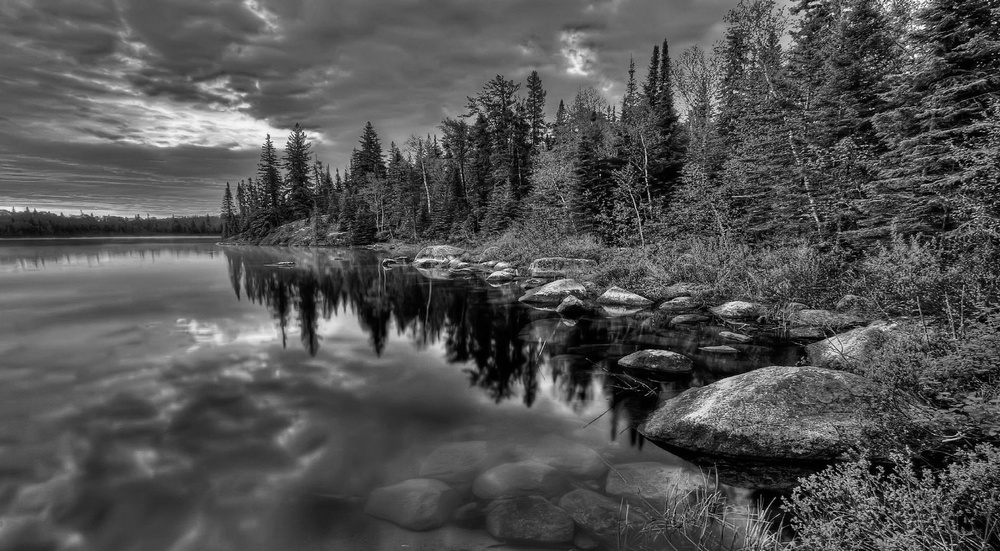
#> input picture 3lab/images/lake_grayscale.jpg, 1000 x 551 px, shrunk from 1896 x 1045 before the run, found by its file name
$ python roberts.py
#> lines starting #> are read from the running program, lines starting #| are printed output that depends on the picture
import cv2 as cv
import numpy as np

# Reading image
img_path = "C:/denFiles/git/technical-vision/3lab/images/"
img_name = "lake_grayscale.jpg"
img = cv.imread(img_path + img_name, cv.IMREAD_GRAYSCALE)
#> img is the input picture: shape (551, 1000); min 0, max 255, mean 82
n_rows, n_cols = img.shape[:2]
#> n_rows = 551; n_cols = 1000

# Set parameters
g_x = np.array([[1, -1], [0, 0]])
g_y = np.array([[1, 0], [-1, 0]])

# Convert to float
img = img.astype(np.float32) / 255

# Apply filtering
img_x = cv.filter2D(img, -1, g_x, borderType=cv.BORDER_REFLECT)
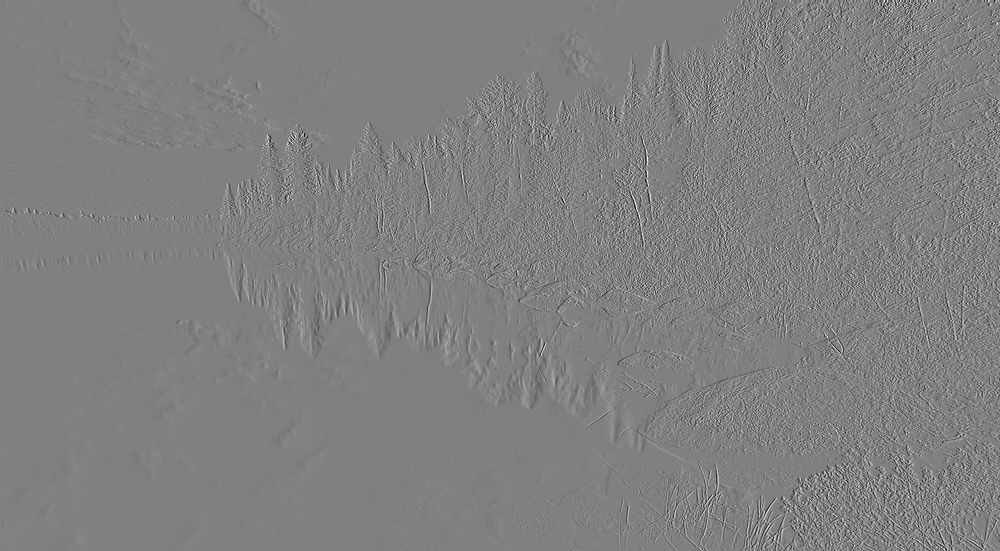
#> img_x: shape (551, 1000) float32; min -0.69, max 0.678, mean 0.000131; drawn with min black and max white
img_y = cv.filter2D(img, -1, g_y, borderType=cv.BORDER_REFLECT)
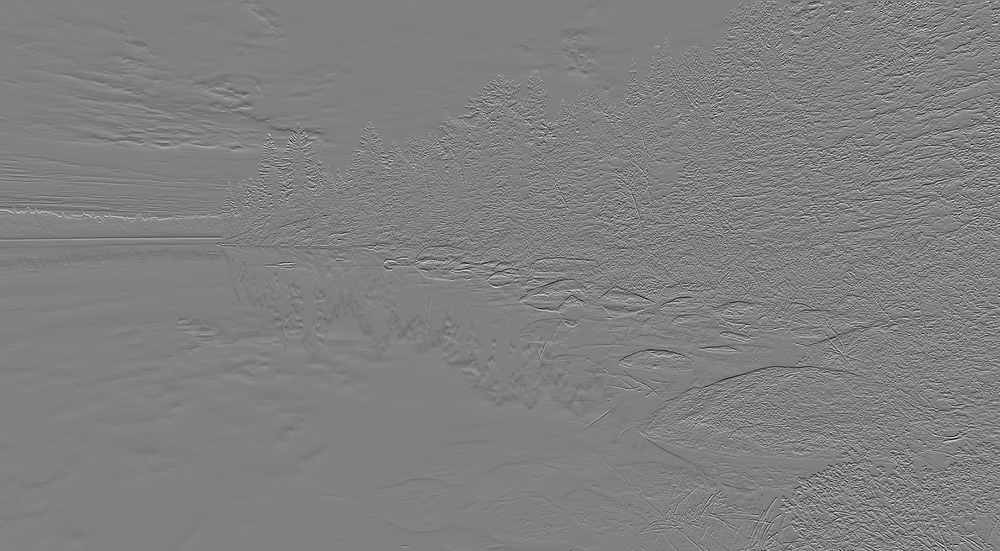
#> img_y: shape (551, 1000) float32; min -0.757, max 0.745, mean 0.000276; drawn with min black and max white

# Calc magnitude
img_res = cv.magnitude(img_x, img_y)
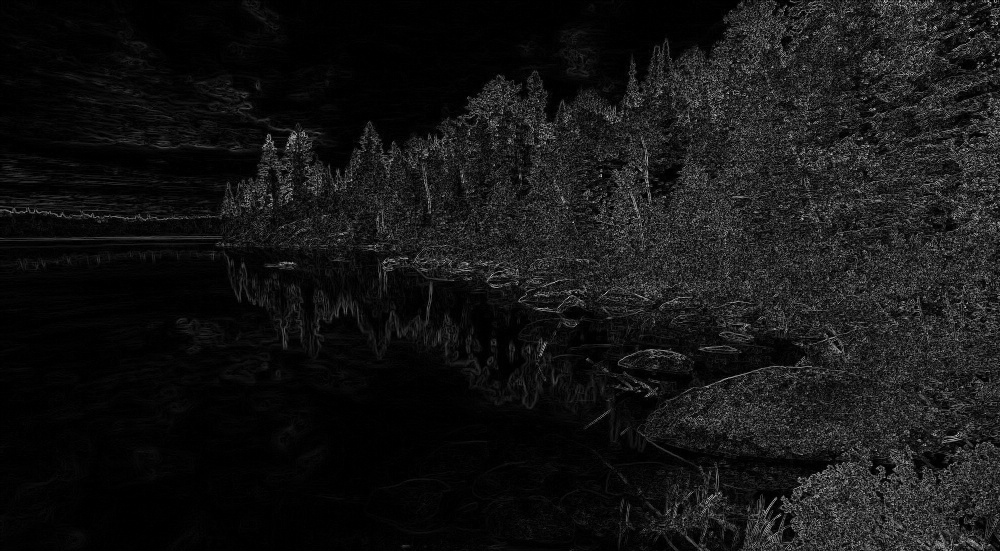
#> img_res: shape (551, 1000) float32; min 0, max 0.908, mean 0.082

# Invert colors to best readability
img_res = img_res * (-1) + 1
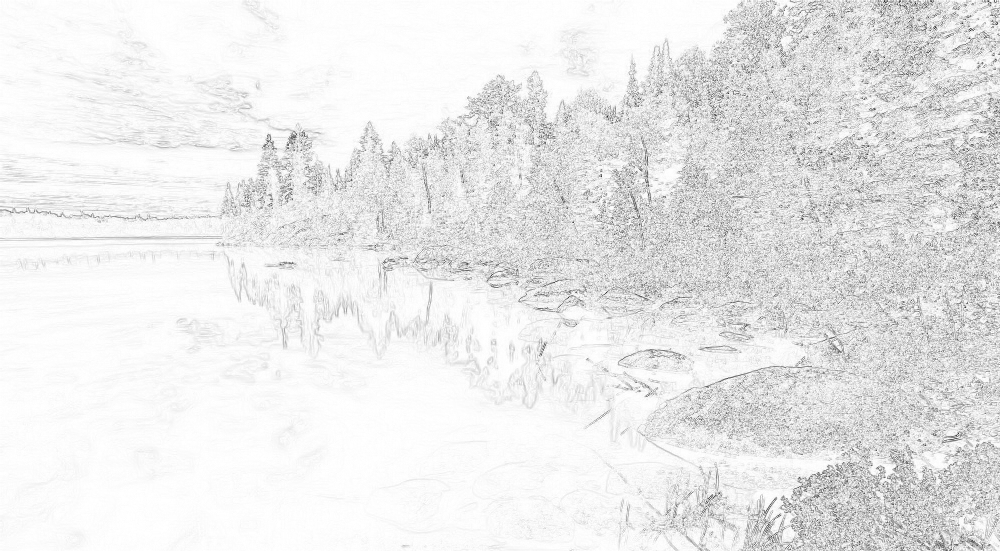
#> img_res: shape (551, 1000) float32; min 0.092, max 1, mean 0.918

# Convert back
img_res = np.clip(img_res * 255, 0, 255).astype(np.uint8)

# Save result
cv.imwrite(img_path + img_name.rpartition('.')[0] + "_roberts.jpg", img_res)

# Show result
cv.imshow("Roberts filtering", img_res)
cv.waitKey(0)
cv.destroyAllWindows()
